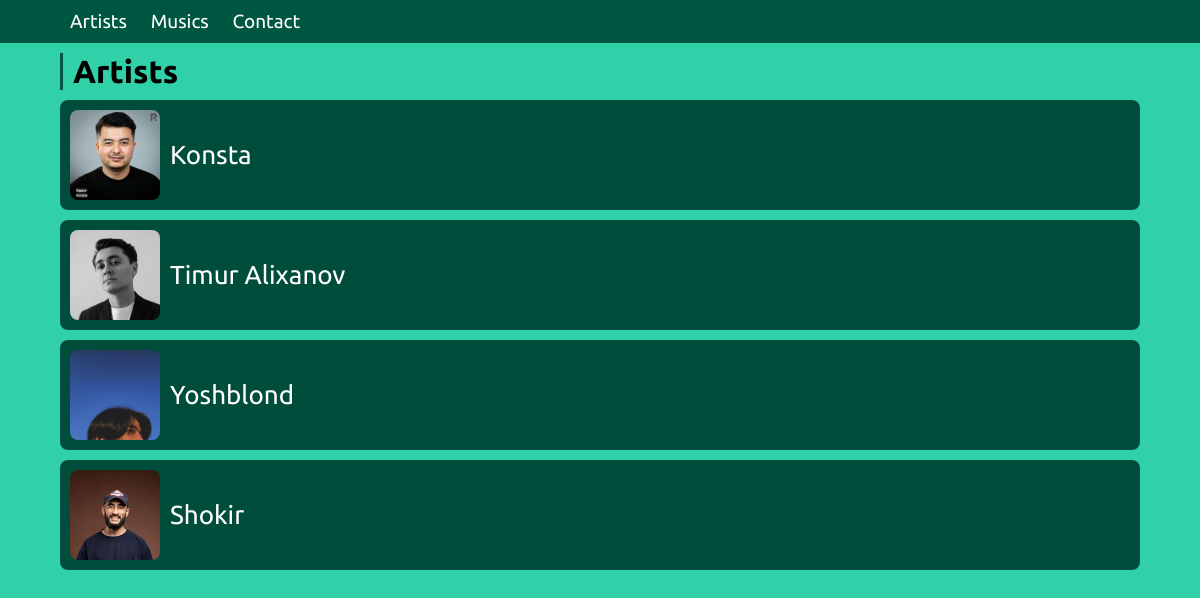
The page /artist/artists/ on the database its author committed.
### music/models.py (models this page shows, shortened)
class Artist(models.Model):
	user=models.ForeignKey(User,on_delete=models.CASCADE)
	name=models.CharField(max_length=250)
	musics=models.ManyToManyField('Music',
		related_name='artist_musics')
	profile_img=models.ImageField(
		upload_to='artist-profile/',
		null=True,blank=True,
		default='artist-profile/default.jpg'
		)

### artist/views.py (the view)
# urls.py: path('artists/',ArtistListView,name="artistlist_page"),
def ArtistListView(request):
	artists=Artist.objects.all()
	context={
		'artists':artists
	}
	return render(request,'artist/artists_list.html',context)

### templates/artist/artists_list.html (shortened to what this page needs)
{% extends "base.html" %}
{% load static %}
{% block static_link %}
	<link rel="stylesheet" type="text/css" href="{% static 'css/listpages.css' %}">
{% endblock static_link %}
{% block content %}
<div class="container">
	<h1 id="page-title">Artists</h1>
	{% for artist in artists %}
		<div class="list-box">
			<img src="{{ artist.profile_img.url }}">
			<div class="list-box-detail">
				<a class="list-box-title link" href="{% url 'artist_page' artist.id %}">{{ artist.name }}</a>
			</div>
		</div>
	{% endfor %}
</div>
{% endblock content %}

### static/css/style.css (style rules this page uses)
* { margin: 0; padding: 0; font-family: 'Ubuntu', sans-serif; }
body { background-color: rgb(48, 209, 169); }
.container { width: 90%; margin: 0 auto; }
#page-title { margin: 5px 0; padding-left: 10px; border-left: 3px solid rgb(0, 87, 65); }

### static/css/listpages.css (style rules this page uses)
.list-box { display: flex; padding: 10px; margin: 10px 0; border-radius: 8px; background-color: #004d3c; }
.list-box img { width: 90px; height: 90px; border-radius: 8px; }
.list-box a,.list-box p { display: block; text-decoration: none; }
.list-box-detail { margin: auto auto; width: 100%; margin-left: 10px; }
.list-box-title { color: white; font-size: 26px; }

### rows shown on the page
Artist: profile_img (picture), name "Konsta"
Artist: profile_img (picture), name "Timur Alixanov"
Artist: profile_img (picture), name "Yoshblond"
Artist: profile_img (picture), name "Shokir"
